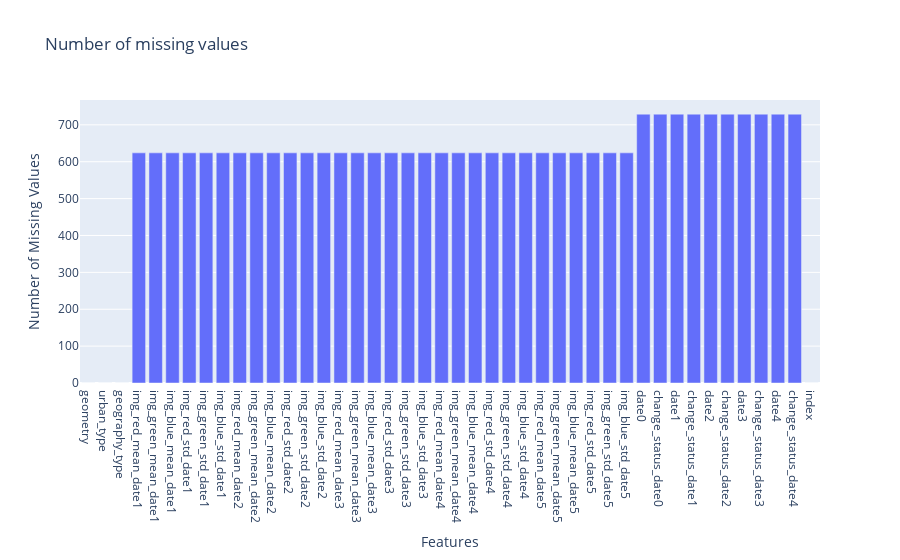

Source (notebook cell):
### Markdown cell above
### Data Cleaning
Let's start by looking if there are any missing values in our data

### Code cell
#--looking for missing values
missing_values_count_test = test_df.isnull().sum()
fig = px.bar(x=missing_values_count_test.index, y=missing_values_count_test.values, labels={'x': 'Features', 'y': 'Number of Missing Values'}, title='Number of missing values')
fig.show()

### Figure 1 — Plotly figure (JSON) as saved in the notebook; plotly's stock layout.template omitted (floating-point values rounded to 4 significant figures)
{"data": [{"alignmentgroup": "True", "hovertemplate": "Features=%{x}<br>Number of Missing Values=%{y}<extra></extra>", "legendgroup": "", "marker": {"color": "#636efa", "pattern": {"shape": ""}}, "name": "", "offsetgroup": "", "orientation": "v", "showlegend": false, "textposition": "auto", "type": "bar", "x": ["geometry", "urban_type", "geography_type", "img_red_mean_date1", "img_green_mean_date1", "img_blue_mean_date1", "img_red_std_date1", "img_green_std_date1", "img_blue_std_date1", "img_red_mean_date2", "img_green_mean_date2", "img_blue_mean_date2", "img_red_std_date2", "img_green_std_date2", "img_blue_std_date2", "img_red_mean_date3", "img_green_mean_date3", "img_blue_mean_date3", "img_red_std_date3", "img_green_std_date3", "img_blue_std_date3", "img_red_mean_date4", "img_green_mean_date4", "img_blue_mean_date4", "img_red_std_date4", "img_green_std_date4", "img_blue_std_date4", "img_red_mean_date5", "img_green_mean_date5", "img_blue_mean_date5", "img_red_std_date5", "img_green_std_date5", "img_blue_std_date5", "date0", "change_status_date0", "date1", "change_status_date1", "date2", "change_status_date2", "date3", "change_status_date3", "date4", "change_status_date4", "index"], "xaxis": "x", "y": [0, 0, 0, 624, 624, 624, 624, 624, 624, 624, 624, 624, 624, 624, 624, 624, 624, 624, 624, 624, 624, 624, 624, 624, 624, 624, 624, 624, 624, 624, 624, 624, 624, 729, 729, 729, 729, 729, 729, 729, 729, 729, 729, 0], "yaxis": "y"}], "layout": {"barmode": "relative", "legend": {"tracegroupgap": 0}, "title": {"text": "Number of missing values"}, "xaxis": {"anchor": "y", "domain": [0, 1], "title": {"text": "Features"}}, "yaxis": {"anchor": "x", "domain": [0, 1], "title": {"text": "Number of Missing Values"}}}}
